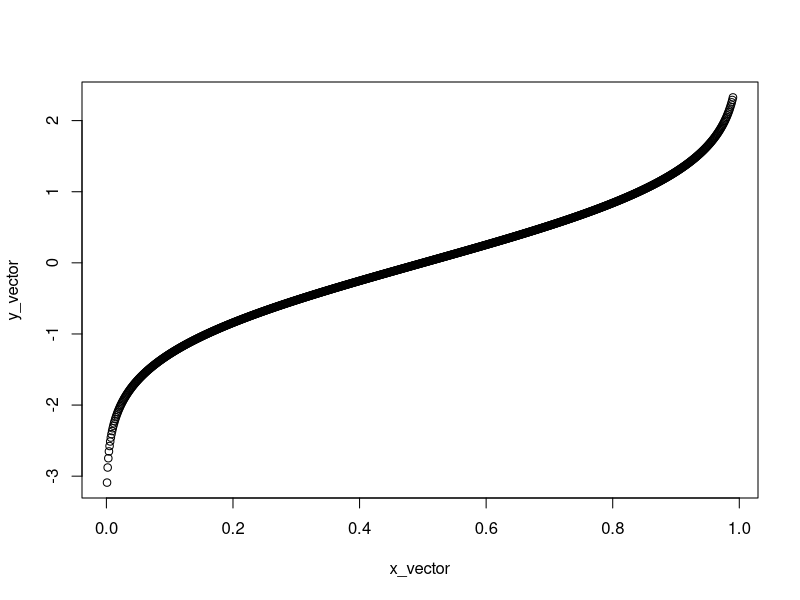
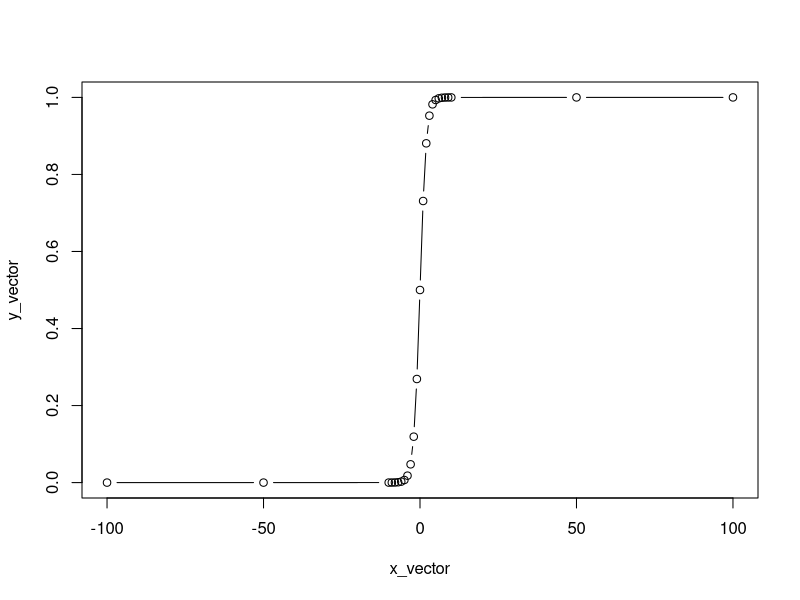
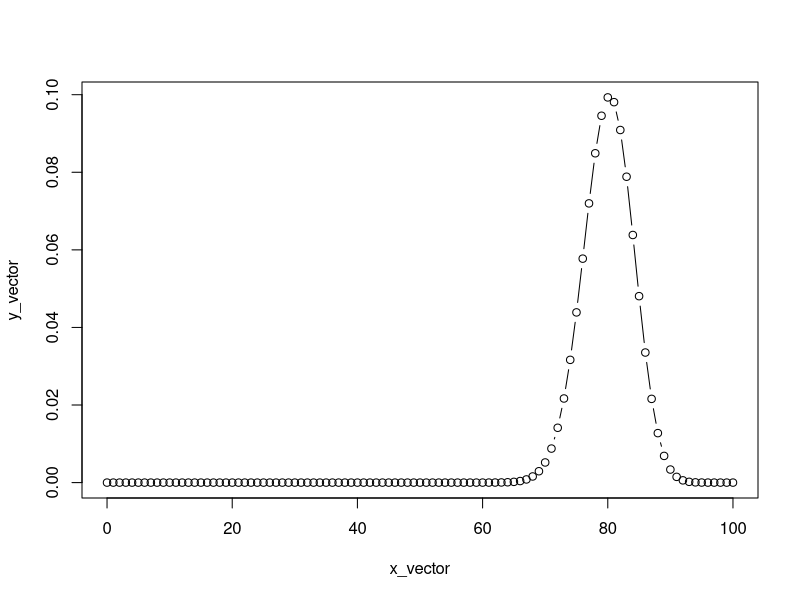

Source code (R) for these figures, in order:
## ---- chunk 1

samplesize_twosampleproportion <- function(p1,p0,alpha, beta, superiority_delta){
  num = qnorm(alpha) + qnorm(beta)
  denom = p1 - p0 - superiority_delta
  
    n = ( (p1 * (1- p1)) + (p0 * (1-p0))) * ((num)/(denom))^2
  
  return(n) 
  
}

samplesize_twosampleproportion(p1 = 0.45,p0 = 0.10,alpha = 0.05,beta = 0.2,superiority_delta = 0.05)

## ---- chunk 2

x_vector = c()
y_vector = c()
vector_assess = seq.int(0.001,0.99,0.001)
for (i in seq_along(vector_assess)) {
  x_vector[i] <- vector_assess[i]
  y_vector[i] <- qnorm(vector_assess[i])
  # print(y_vector)
  # print(x_vector)
  
}

# x_vector
# y_vector

plot(x_vector,y_vector)
## ---- chunk 3

x_vector = c()
y_vector = c()
# vector_assess = c(-Inf,-1,0, 1, Inf)
vector_assess = c(-Inf,-100,-50,-10,-9,-8,-7,-6,-5,-4,-3,-2,-1,0,1,2,3,4,5,6,7,8,9,10,50,100,Inf)
for (i in seq_along(vector_assess)) {
  x_vector[i] <- vector_assess[i]
  y_vector[i] <- 1/(1+(1/exp(vector_assess[i])))
  # print(y_vector)
  # print(x_vector)
  
}

# x_vector
# y_vector

plot(x_vector,y_vector,type = "b")
## ---- chunk 4
binomial = function(p , q, n, x){
  p = choose(n, x) * p^x * q^(n-x)
  return(p)
}


vector_assess = seq.int(from = 0,to = 100,by = 1)
x_vector = c()
y_vector = c()
for (i in seq_along(vector_assess)) {
  x_vector[i] <- vector_assess[i]
  y_vector[i] <- binomial(p = 0.8,q = 0.2,n = 100,x = vector_assess[i])
   # print(y_vector)
   # print(x_vector)
  
}

# x_vector
# y_vector

plot(x_vector,y_vector,type = "b")
